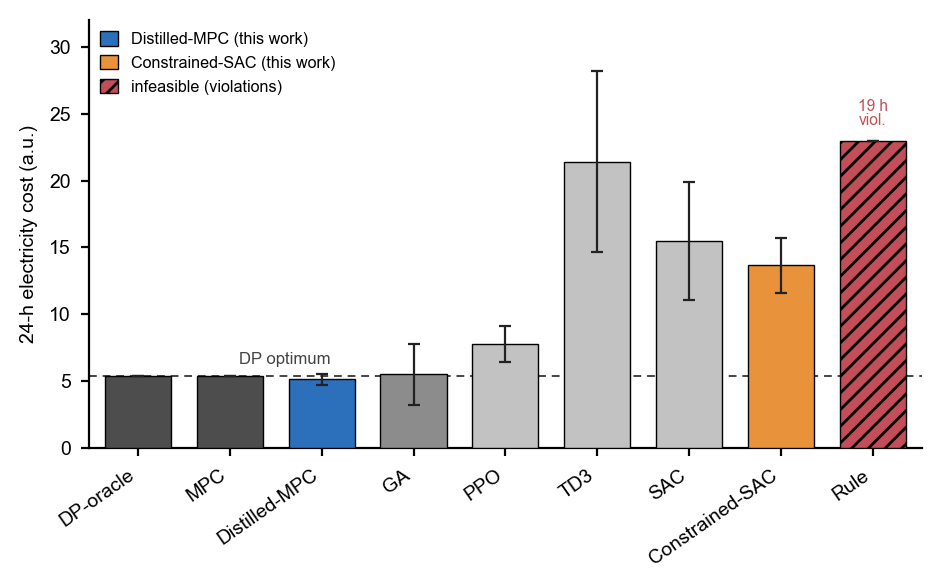

Reproduce this figure in Python.
"""Figure 4 (Nature-style) — gun-barrel nominal 24-h cost by method.

Core conclusion: distilled-MPC matches the model-based optimum at zero violations;
from-scratch DRL pays a cost premium; the naive rule is expensive AND infeasible.
Single quantitative panel; SD error bars (n=5 seeds for DRL/GA; deterministic for
DP/MPC/Rule); violation-hours flagged; DP-optimum reference line.
Python/matplotlib backend (exclusive). Source data: raw_data/fig4_prism.csv.
"""
import csv
import os

import matplotlib as mpl
import matplotlib.pyplot as plt
from matplotlib.patches import Patch

HERE = os.path.dirname(os.path.abspath(__file__))
ROOT = os.path.dirname(HERE)

mpl.rcParams.update({
    "font.family": "sans-serif",
    "font.sans-serif": ["Arial", "Helvetica", "DejaVu Sans", "sans-serif"],
    "svg.fonttype": "none",     # editable text in SVG
    "pdf.fonttype": 42,         # editable TrueType text in PDF
    "font.size": 7,
    "axes.spines.right": False,
    "axes.spines.top": False,
    "axes.linewidth": 0.8,
    "legend.frameon": False,
})

# restrained palette: one neutral family + two accents + one signal (red = infeasible)
NEUTRAL_DARK, NEUTRAL_MID, NEUTRAL_LIGHT = "#4d4d4d", "#8c8c8c", "#c2c2c2"
ACCENT_DISTILL, ACCENT_CSAC, SIGNAL_BAD = "#2c6fbb", "#e8923b", "#c44e58"
COLOR = {
    "DP-oracle": NEUTRAL_DARK, "MPC": NEUTRAL_DARK, "GA": NEUTRAL_MID,
    "Distilled-MPC": ACCENT_DISTILL, "Constrained-SAC": ACCENT_CSAC,
    "PPO": NEUTRAL_LIGHT, "TD3": NEUTRAL_LIGHT, "SAC": NEUTRAL_LIGHT,
    "Rule": SIGNAL_BAD,
}


def save_pub_py(fig, stem, dpi=600):
    for ext in ("svg", "pdf", "png"):
        fig.savefig(f"{stem}.{ext}", bbox_inches="tight")
    fig.savefig(f"{stem}.tiff", dpi=dpi, bbox_inches="tight")


def main():
    rows = list(csv.DictReader(open(os.path.join(ROOT, "raw_data", "fig4_prism.csv"))))
    methods = [r["method"] for r in rows]
    mean = [float(r["cost_mean"]) for r in rows]
    sd = [float(r["cost_SD"]) for r in rows]
    viol = [float(r["violation_hours"]) for r in rows]
    dp_opt = next(float(r["cost_mean"]) for r in rows if r["method"] == "DP-oracle")

    fig, ax = plt.subplots(figsize=(4.72, 2.95))  # ~120 x 75 mm (1.5-column)
    x = range(len(methods))
    colors = [COLOR[m] for m in methods]
    bars = ax.bar(x, mean, width=0.72, color=colors, edgecolor="black", linewidth=0.5, zorder=3)
    # the infeasible rule bar is hatched to flag it
    bars[methods.index("Rule")].set_hatch("////")
    ax.errorbar(x, mean, yerr=sd, fmt="none", ecolor="#222222", elinewidth=0.8,
                capsize=2.2, capthick=0.8, zorder=4)

    # DP optimum reference line (label placed over clear space above the short reference bars)
    ax.axhline(dp_opt, color="#444444", ls=(0, (4, 3)), lw=0.7, zorder=1)
    ax.text(1.6, dp_opt + 0.7, "DP optimum", fontsize=6, color="#444444", ha="center", va="bottom")

    # flag violation-hours where non-zero (otherwise feasible)
    for xi, (m, v, mu, s) in enumerate(zip(methods, viol, mean, sd)):
        if v >= 0.5:
            ax.text(xi, mu + s + 1.0, f"{v:.0f} h\nviol.", ha="center", va="bottom",
                    fontsize=5.6, color=SIGNAL_BAD, linespacing=0.9)

    ax.set_xticks(list(x))
    ax.set_xticklabels(methods, rotation=35, ha="right")
    ax.set_ylabel("24-h electricity cost (a.u.)")
    ax.set_ylim(0, 32)
    ax.tick_params(width=0.8, length=3)
    ax.margins(x=0.02)

    # minimal legend: what the two accents and the red flag mean
    handles = [
        Patch(fc=ACCENT_DISTILL, ec="black", lw=0.5, label="Distilled-MPC (this work)"),
        Patch(fc=ACCENT_CSAC, ec="black", lw=0.5, label="Constrained-SAC (this work)"),
        Patch(fc=SIGNAL_BAD, ec="black", lw=0.5, hatch="////", label="infeasible (violations)"),
    ]
    ax.legend(handles=handles, loc="upper left", fontsize=5.8, handlelength=1.1,
              handleheight=1.0, borderaxespad=0.3)

    fig.tight_layout()
    save_pub_py(fig, os.path.join(HERE, "fig4_nature"))
    plt.close(fig)
    print("Saved fig4_nature.{svg,pdf,png,tiff} to", HERE)


if __name__ == "__main__":
    main()
